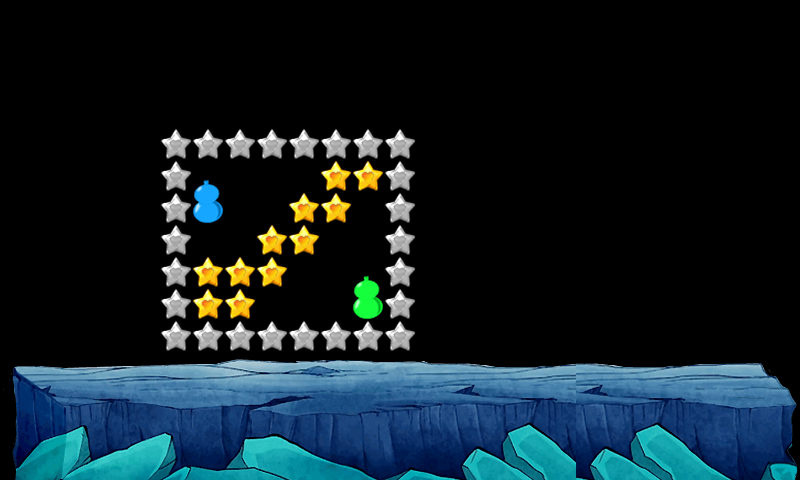

Below is a game level as drawn by its tile map, then a one-line description and the .tmx that defines it (tile-layer data replaced by summaries):
An orthogonal 25x15 tile map with 32x32 px tiles, 2 tile layers (root, jewel), 1 hidden layer not drawn, 3 tilesets.

<map version="1.0" tiledversion="1.1.4" orientation="orthogonal" renderorder="right-down" width="25" height="15" tilewidth="32" tileheight="32" infinite="0" nextobjectid="2">
 <tileset firstgid="1" name="tree" tilewidth="32" tileheight="32" tilecount="6" columns="2">
  <image source="stone.png" width="64" height="96" />
  <tile id="0">
   <properties>
    <property name="rootX" value="1" />
    <property name="rootY" value="0" />
   </properties>
  </tile>
  <tile id="1">
   <properties>
    <property name="rootX" value="1" />
    <property name="rootY" value="0" />
   </properties>
  </tile>
  <tile id="2">
   <properties>
    <property name="rootX" value="0" />
    <property name="rootY" value="0" />
   </properties>
  </tile>
  <tile id="4">
   <properties>
    <property name="rootX" value="0" />
    <property name="rootY" value="0" />
   </properties>
  </tile>
  <tile id="5">
   <properties>
    <property name="rootX" value="0" />
    <property name="rootY" value="0" />
   </properties>
  </tile>
 </tileset>
 <tileset firstgid="7" name="ground" tilewidth="32" tileheight="32" tilecount="84" columns="21">
  <image source="ground.png" width="672" height="149" />
  <tile id="0">
   <properties>
    <property name="rootX" value="-1" />
    <property name="rootY" value="0" />
   </properties>
  </tile>
  <tile id="1">
   <properties>
    <property name="rootX" value="-1" />
    <property name="rootY" value="0" />
   </properties>
  </tile>
  <tile id="2">
   <properties>
    <property name="rootX" value="-1" />
    <property name="rootY" value="0" />
   </properties>
  </tile>
  <tile id="3">
   <properties>
    <property name="rootX" value="-1" />
    <property name="rootY" value="0" />
   </properties>
  </tile>
  <tile id="4">
   <properties>
    <property name="rootX" value="-1" />
    <property name="rootY" value="0" />
   </properties>
  </tile>
  <tile id="5">
   <properties>
    <property name="rootX" value="-1" />
    <property name="rootY" value="0" />
   </properties>
  </tile>
  <tile id="6">
   <properties>
    <property name="rootX" value="-1" />
    <property name="rootY" value="0" />
   </properties>
  </tile>
  <tile id="7">
   <properties>
    <property name="rootX" value="-1" />
    <property name="rootY" value="0" />
   </properties>
  </tile>
  <tile id="8">
   <properties>
    <property name="rootX" value="-1" />
    <property name="rootY" value="0" />
   </properties>
  </tile>
  <tile id="9">
   <properties>
    <property name="rootX" value="-1" />
    <property name="rootY" value="0" />
   </properties>
  </tile>
  <tile id="10">
   <properties>
    <property name="rootX" value="-1" />
    <property name="rootY" value="0" />
   </properties>
  </tile>
  <tile id="11">
   <properties>
    <property name="rootX" value="-1" />
    <property name="rootY" value="0" />
   </properties>
  </tile>
  <tile id="12">
   <properties>
    <property name="rootX" value="-1" />
    <property name="rootY" value="0" />
   </properties>
  </tile>
  <tile id="13">
   <properties>
    <property name="rootX" value="-1" />
    <property name="rootY" value="0" />
   </properties>
  </tile>
  <tile id="14">
   <properties>
    <property name="rootX" value="-1" />
    <property name="rootY" value="0" />
   </properties>
  </tile>
  <tile id="15">
   <properties>
    <property name="rootX" value="-1" />
    <property name="rootY" value="0" />
   </properties>
  </tile>
  <tile id="16">
   <properties>
    <property name="rootX" value="-1" />
    <property name="rootY" value="0" />
   </properties>
  </tile>
  <tile id="17">
   <properties>
    <property name="rootX" value="-1" />
    <property name="rootY" value="0" />
   </properties>
  </tile>
  <tile id="18">
   <properties>
    <property name="rootX" value="-1" />
    <property name="rootY" value="0" />
   </properties>
  </tile>
  <tile id="19">
   <properties>
    <property name="rootX" value="-1" />
    <property name="rootY" value="0" />
   </properties>
  </tile>
  <tile id="20">
   <properties>
    <property name="rootX" value="-1" />
    <property name="rootY" value="0" />
   </properties>
  </tile>
 </tileset>
 <tileset firstgid="91" name="coin" tilewidth="32" tileheight="64" tilecount="6" columns="6">
  <image source="hulu.png" width="192" height="64" />
  <tile id="0">
   <properties>
    <property name="jewelType" value="1" />
   </properties>
  </tile>
  <tile id="1">
   <properties>
    <property name="jewelType" value="2" />
   </properties>
  </tile>
  <tile id="2">
   <properties>
    <property name="jewelType" value="3" />
   </properties>
  </tile>
  <tile id="3">
   <properties>
    <property name="jewelType" value="4" />
   </properties>
  </tile>
  <tile id="4">
   <properties>
    <property name="jewelType" value="5" />
   </properties>
  </tile>
  <tile id="5">
   <properties>
    <property name="jewelType" value="6" />
   </properties>
  </tile>
 </tileset>
 <layer name="root" width="25" height="15">
  <data>[375 cells, 100 non-empty, 84 distinct tile ids]</data>
 </layer>
 <layer name="tree" width="25" height="15" visible="0">
  <data>[375 cells, 6 non-empty, 4 distinct tile ids]</data>
 </layer>
 <layer name="jewel" width="25" height="15">
  <data>[375 cells, 39 non-empty, 4 distinct tile ids]</data>
 </layer>
</map>
